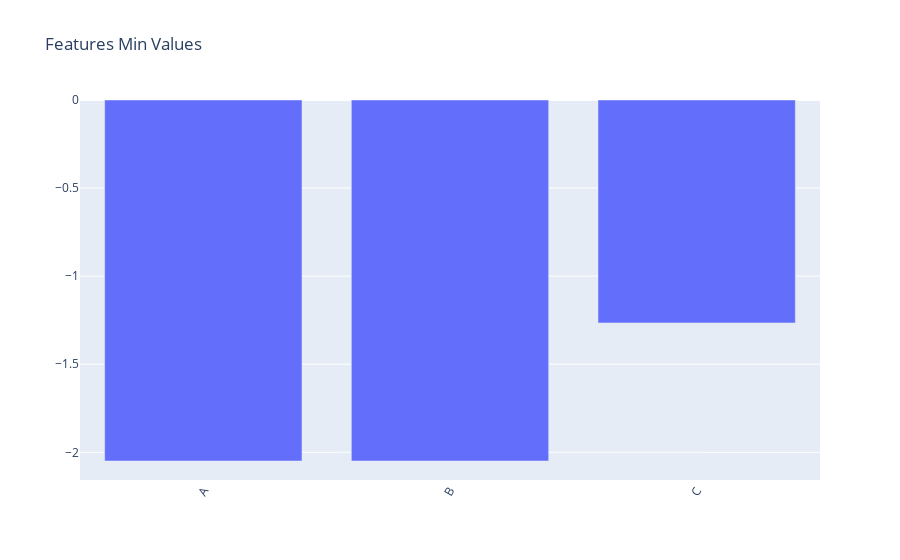

Write notebook code for a chart like this one.
### Code cell
fig = px.bar(scaled[feats].min(), title='Features Min Values')
fig.layout.xaxis.tickangle = 300
fig.update_traces(showlegend = False)
fig.layout.xaxis. dtick = 1
fig.layout.xaxis.title = ''
fig.layout.yaxis.title = ''
fig.show()

### Figure 1 — Plotly figure (JSON) as saved in the notebook; plotly's stock layout.template omitted (floating-point values rounded to 4 significant figures)
{"data": [{"alignmentgroup": "True", "hovertemplate": "variable=0<br>index=%{x}<br>value=%{y}<extra></extra>", "legendgroup": "0", "marker": {"color": "#636efa", "pattern": {"shape": ""}}, "name": "0", "offsetgroup": "0", "orientation": "v", "showlegend": false, "textposition": "auto", "type": "bar", "x": ["A", "B", "C"], "xaxis": "x", "y": [-2.049, -2.049, -1.266], "yaxis": "y"}], "layout": {"barmode": "relative", "legend": {"title": {"text": "variable"}, "tracegroupgap": 0}, "title": {"text": "Features Min Values"}, "xaxis": {"anchor": "y", "domain": [0, 1], "dtick": 1, "tickangle": -60, "title": {"text": ""}}, "yaxis": {"anchor": "x", "domain": [0, 1], "title": {"text": ""}}}}
